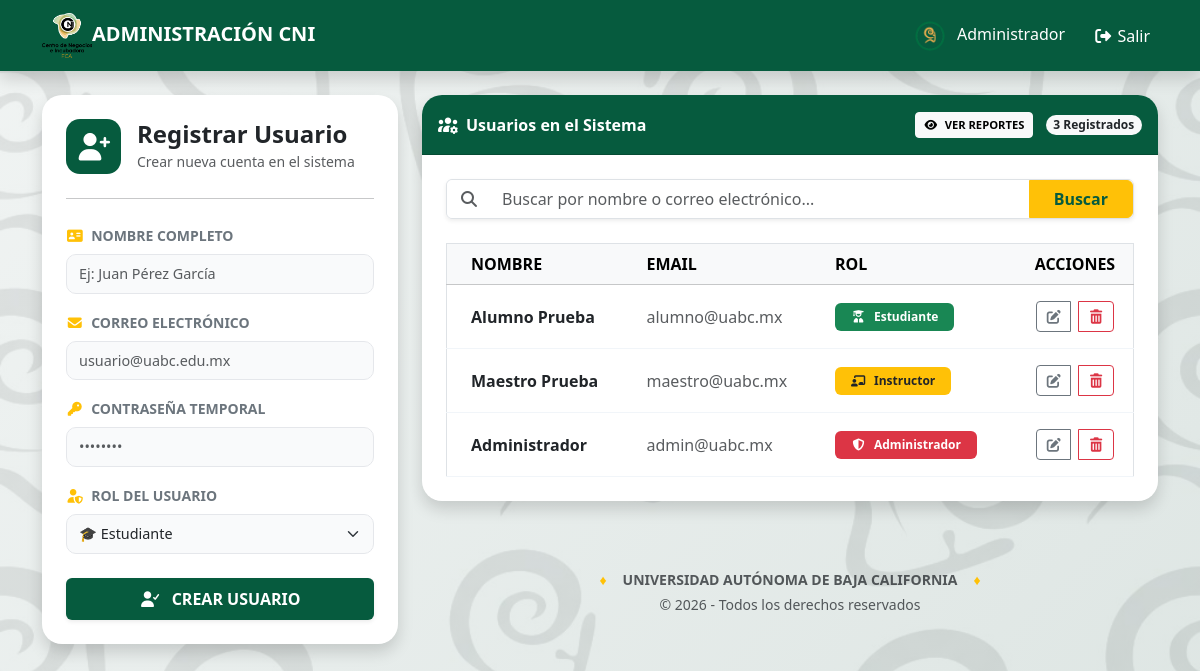
/Admin/index.php (signed in), run on an earlier commit of the app's database.
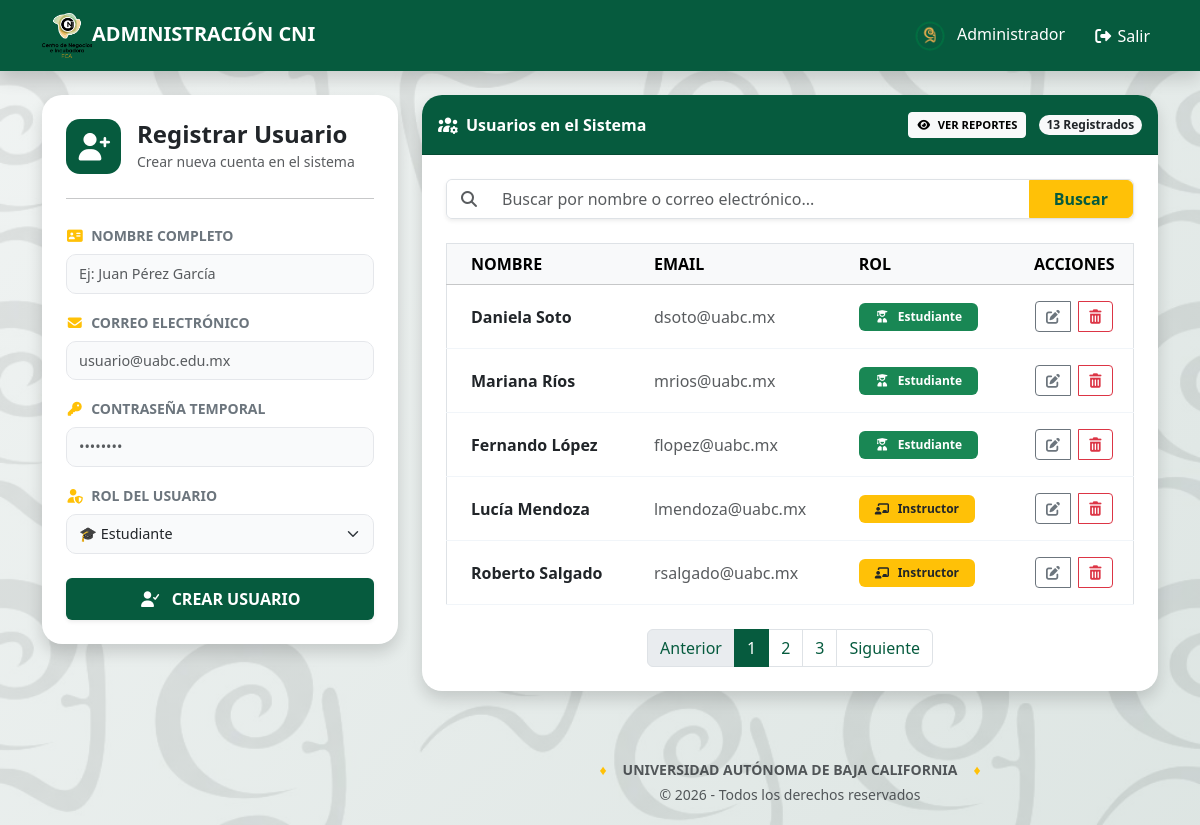
And on a later commit of the database.
### tables this page shows
CREATE TABLE `usuarios` (
  `id` int(11) NOT NULL,
  `nombre` varchar(100) NOT NULL,
  `email` varchar(100) NOT NULL,
  `password` varchar(255) NOT NULL,
  `rol` enum('estudiante','instructor','admin') NOT NULL,
  `fecha_registro` timestamp NOT NULL DEFAULT current_timestamp()
);

### Admin/index.php (the view, shortened to what the changed rows need)
<?php
include 'Includes/header.php';
$db = ConexionDB::obtenerConexion();
$buscar = isset($_GET['buscar']) ? mysqli_real_escape_string($db, $_GET['buscar']) : '';
$registros_por_pagina = 5;
$pagina_actual = isset($_GET['pagina']) ? (int)$_GET['pagina'] : 1;
$offset = ($pagina_actual - 1) * $registros_por_pagina;
$where = "";
$res_total_abs = mysqli_query($db, "SELECT COUNT(*) as total FROM usuarios");
$total_usuarios = mysqli_fetch_assoc($res_total_abs)['total'];
$sql_total_filtro = "SELECT COUNT(*) as total FROM usuarios $where";
$res_total_filtro = mysqli_query($db, $sql_total_filtro);
$total_filtro = mysqli_fetch_assoc($res_total_filtro)['total'];
$total_paginas = ceil($total_filtro / $registros_por_pagina);
$sql_usuarios = "SELECT * FROM usuarios $where ORDER BY id DESC LIMIT $offset, $registros_por_pagina";
$resultado = mysqli_query($db, $sql_usuarios);
?>
<div class="container mt-4">
    <div class="row">
        <div class="col-lg-8">
            <div class="card shadow border-0 card-tabla">
                <div class="card-header bg-custom-green text-white d-flex justify-content-between align-items-center p-3">
                    <div>
                        <a href="Estadisticas.php" class="btn btn-sm btn-light fw-bold me-2" style="font-size: 0.7rem;">
                            <i class="fa-solid fa-eye me-1"></i> VER REPORTES
                        </a>
                        <span class="badge bg-light text-dark rounded-pill"><?php echo $total_usuarios; ?> Registrados</span>
                    </div>
                </div>
                <div class="card-body p-4">
                    <div class="table-responsive">
                        <table class="table table-hover align-middle mb-0 border">
                            <thead class="table-light">
                                <tr>
                                    <th class="ps-4">NOMBRE</th>
                                    <th>EMAIL</th>
                                    <th>ROL</th>
                                    <th class="text-center">ACCIONES</th>
                                </tr>
                            </thead>
                            <tbody>
                                <?php if ($resultado && mysqli_num_rows($resultado) > 0): ?>
                                    <?php while ($user = mysqli_fetch_assoc($resultado)): ?>
                                        <tr>
                                            <td class="ps-4 fw-bold text-dark"><?php echo $user['nombre']; ?></td>
                                            <td class="text-muted"><?php echo $user['email']; ?></td>
                                            <td>
                                                <?php
                                                switch ($user['rol']) {
                                                    case 'admin':
                                                        $b_class = 'bg-danger text-white'; $icon = 'fa-shield-halved'; $lbl = 'Administrador'; break;
                                                    case 'instructor':
                                                        $b_class = 'bg-warning text-dark'; $icon = 'fa-chalkboard-user'; $lbl = 'Instructor'; break;
                                                    default:
                                                        $b_class = 'bg-success text-white'; $icon = 'fa-user-graduate'; $lbl = 'Estudiante';
                                                }
                                                ?>
                                                <span class="badge <?php echo $b_class; ?> d-inline-flex align-items-center px-3 py-2">
                                                    <i class="fa-solid <?php echo $icon; ?> me-2"></i> <?php echo $lbl; ?>
                                                </span>
                                            </td>
                                            <td class="text-center">
                                                <div class="btn-group gap-2">
                                                    <a href="Editar_Usuario.php?id=<?php echo $user['id']; ?>" class="btn btn-outline-secondary btn-sm">
                                                        <i class="fa-solid fa-pen-to-square"></i>
                                                    </a>
                                                    <a href="Includes/usuarios.php?action=borrar&id=<?php echo $user['id']; ?>" class="btn btn-outline-danger btn-sm" onclick="return confirm('¿Estás seguro de eliminar a este usuario?')">
                                                        <i class="fa-solid fa-trash-can"></i>
                                                    </a>
                                                </div>
                                            </td>
                                        </tr>
                                    <?php endwhile; ?>
                                <?php endif; ?>
                            </tbody>
                        </table>
                    </div>
                    <?php if ($total_paginas > 1): ?>
                        <nav aria-label="Paginación de usuarios" class="mt-4">
                            <ul class="pagination justify-content-center mb-0">
                                <li class="page-item <?php echo ($pagina_actual <= 1) ? 'disabled' : ''; ?>">
                                    <a class="page-link" href="?pagina=<?php echo $pagina_actual - 1; ?>&buscar=<?php echo urlencode($buscar); ?>">Anterior</a>
                                </li>
                                <?php for ($i = 1; $i <= $total_paginas; $i++): ?>
                                    <li class="page-item <?php echo ($pagina_actual == $i) ? 'active' : ''; ?>">
                                        <a class="page-link" href="?pagina=<?php echo $i; ?>&buscar=<?php echo urlencode($buscar); ?>"><?php echo $i; ?></a>
                                    </li>
                                <?php endfor; ?>
                                <li class="page-item <?php echo ($pagina_actual >= $total_paginas) ? 'disabled' : ''; ?>">
                                    <a class="page-link" href="?pagina=<?php echo $pagina_actual + 1; ?>&buscar=<?php echo urlencode($buscar); ?>">Siguiente</a>
                                </li>
                            </ul>
                        </nav>
                    <?php endif; ?>
                </div>
            </div>
        </div>
    </div>
<?php include 'Includes/Footer.php'; ?>

What changed in the data, as far as the page shows it:
no longer on this page (row unchanged): usuarios: nombre "Alumno Prueba", email "alumno@uabc.mx", rol "Estudiante"
no longer on this page (row unchanged): usuarios: nombre "Maestro Prueba", email "maestro@uabc.mx", rol "Instructor"
no longer on this page (row unchanged): usuarios: nombre "Administrador", email "admin@uabc.mx", rol "Administrador"
added usuarios: nombre "Daniela Soto", email "dsoto@uabc.mx", rol "Estudiante"
added usuarios: nombre "Mariana Ríos", email "mrios@uabc.mx", rol "Estudiante"
added usuarios: nombre "Fernando López", email "flopez@uabc.mx", rol "Estudiante"
added usuarios: nombre "Lucía Mendoza", email "lmendoza@uabc.mx", rol "Instructor"
added usuarios: nombre "Roberto Salgado", email "rsalgado@uabc.mx", rol "Instructor"
Also different on the page:
$total_usuarios: "3" → "13"
text now shown: "Anterior Siguiente"
new list line: "1"
new list line: "2"
new list line: "3"
